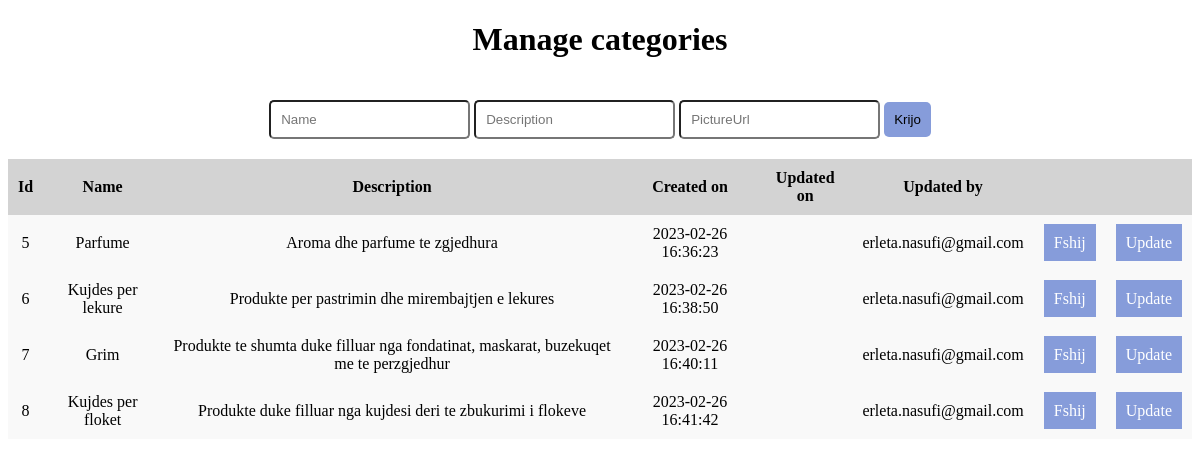
The page /Admin/Categories.php (signed in) on the database its author committed.
### tables this page shows
CREATE TABLE `categories` (
  `id` int(11) NOT NULL,
  `name` text NOT NULL,
  `description` text DEFAULT NULL,
  `picture_url` text DEFAULT NULL,
  `created_on` datetime DEFAULT NULL,
  `updated_on` datetime DEFAULT NULL,
  `updated_by` int(11) DEFAULT NULL
);

CREATE TABLE `customers` (
  `id` int(11) NOT NULL,
  `name` varchar(256) NOT NULL,
  `surname` varchar(256) NOT NULL,
  `email` varchar(256) NOT NULL,
  `hashed_password` varchar(1000) NOT NULL,
  `user_role` enum('regular','admin') DEFAULT NULL,
  `created_on` datetime DEFAULT NULL,
  `updated_on` datetime DEFAULT NULL,
  `updated_by` int(11) DEFAULT NULL,
  `phone_number` varchar(256) DEFAULT NULL,
  `birthdate` datetime DEFAULT NULL,
  `gender` enum('male','female','other') DEFAULT NULL
);

### database/CategoryRepository.php (called while the page is built, shortened)
<?php
include_once('models/Category.php');
class CategoryRepository{
    public function getAll(){
        $database = new DbConnection();
        $connection = $database->getConnection();
        $sql = "SELECT id,name,description,picture_url,created_on,updated_on,updated_by FROM `categories`";
        $query = $connection->prepare($sql);
        $query->execute();
        $categories = array();
        while($row = $query->fetch(PDO::FETCH_ASSOC)){
            $category = new Category($row["id"],$row["name"],$row["description"],$row["picture_url"],$row["created_on"],$row["updated_on"],$row["updated_by"]);
            $categories[] = $category;
        }
        return $categories;
    }
}
?>

### database/models/Base.php (called while the page is built, shortened)
<?php
class BaseModel{
    function __construct($id,$created_on,$updated_on,$updated_by){
        $this->id = $id;
        $this->created_on = $created_on;
        $this->updated_by = $updated_by;
    }
}
?>

### database/models/Category.php (called while the page is built, shortened)
<?php
require_once('Base.php');
class Category extends BaseModel{
    function __construct($id,$name,$description,$pictureUrl,$created_on,$updated_on,$updated_by){
        $this->name=$name;
        $this->description=$description;
    }
}
?>

### database/CustomerRepository.php (called while the page is built, shortened)
<?php
class CustomerRepository{
    public function getEmailById($id){
        $database = new DBConnection();
        $connection = $database->getConnection();
        $sql = "SELECT email FROM customers where id like '$id'";
        $query = $connection->prepare($sql);
        $query->execute();
        $userResult = $query->fetch();
        return $userResult[0];
    }
}
?>

### Admin/Categories.php (the view, shortened to what this page needs)
<?php
require_once('../database/CategoryRepository.php');
require_once('../database/CustomerRepository.php');
?>
<!DOCTYPE html>
<html lang="en">
<head>
    <link rel="stylesheet" href="admin-style.css">
    <link rel="stylesheet" href="https://cdnjs.cloudflare.com/ajax/libs/font-awesome/5.15.3/css/all.min.css">
</head>
<body>
    <h1 class="flex-center">Manage categories</h1>
    <?php
        $categoryRepo = new CategoryRepository();
        $customerRepo = new CustomerRepository();
        $categories = $categoryRepo->getAll();
    ?>
    <div class="flex-center">
        <form action="AddCategory.php" method="post" class="p-20">
            <input placeholder="Name" type="text" name="name" class="p-10 light-border"/>
            <input placeholder="Description" type="text" name="description" class="p-10 light-border"/>
            <input placeholder="PictureUrl" type="text" name="pictureUrl" class="p-10 light-border"/>
            <button type="submit" class="blue-btn p-10">Krijo</submit>
        </form>
    </div>
    <div class="container d-flex column">
        <table>
            <tr>
                <th>Id</th>
                <th>Name</th>
                <th>Description</th>
                <th>Created on</th>
                <th>Updated on</th>
                <th>Updated by</th>
                <th></th>
                <th></th>
            </tr>
            <?php
                if(isset($categories)){
                    foreach($categories as $category){
                        ?>
                        <tr>
                            <td><?php echo($category->id)?></td>
                            <td><?php echo($category->name)?></td>
                            <td><?php echo($category->description)?></td>
                            <td><?php echo($category->created_on)?></td>
                            <td><?php echo($category->updated_on)?></td>
                            <td>
                                <?php
                                    if($category->updated_by!=null){
                                        echo($customerRepo->getEmailById($category->updated_by));
                                    }
                                ?>
                            </td>
                            <td><a class="link-button" href="DeleteCategory.php?id=<?php echo($category->id)?>">Fshij</a></td>
                            <td><a class="link-button" href="UpdateCategory.php?id=<?php echo($category->id)?>">Update</a></td>
                        </tr>
                    <?php
                    }
                }
            ?>
        </table>
    </div>
</body>
</html>

### Admin/admin-style.css (style rules this page uses)
a { text-decoration: none; }
.d-flex { display:flex; }
.column { flex-direction: column; }
.p-20 { padding:20px; }
.p-10 { padding:10px; }
.flex-center { display: flex; justify-content: center; align-items: center; }
table { border-collapse: collapse; border-spacing: 0; background-color: #f9f9f9; }
td { text-align: center; padding:10px; }
th { text-align: center; background-color: #d3d3d3; padding:10px; }
.link-button { background-color: #869cda; padding:10px; color:white; text-decoration: none; }
.blue-btn { background-color: #869cda; border:none; border-radius: 5px; }
.light-border { border-radius: 5px; }

### rows shown on the page
categories: id "5", name "Parfume", description "Aroma dhe parfume te zgjedhura", created_on "2023-02-26 16:36:23", updated_by.email "erleta.nasufi@gmail.com"
categories: id "6", name "Kujdes per lekure", description "Produkte per pastrimin dhe mirembajtjen e lekures", created_on "2023-02-26 16:38:50", updated_by.email "erleta.nasufi@gmail.com"
categories: id "7", name "Grim", description "Produkte te shumta duke filluar nga fondatinat, maskarat, buzekuqet me te perzgjedhur", created_on "2023-02-26 16:40:11", updated_by.email "erleta.nasufi@gmail.com"
categories: id "8", name "Kujdes per floket", description "Produkte duke filluar nga kujdesi deri te zbukurimi i flokeve", created_on "2023-02-26 16:41:42", updated_by.email "erleta.nasufi@gmail.com"
